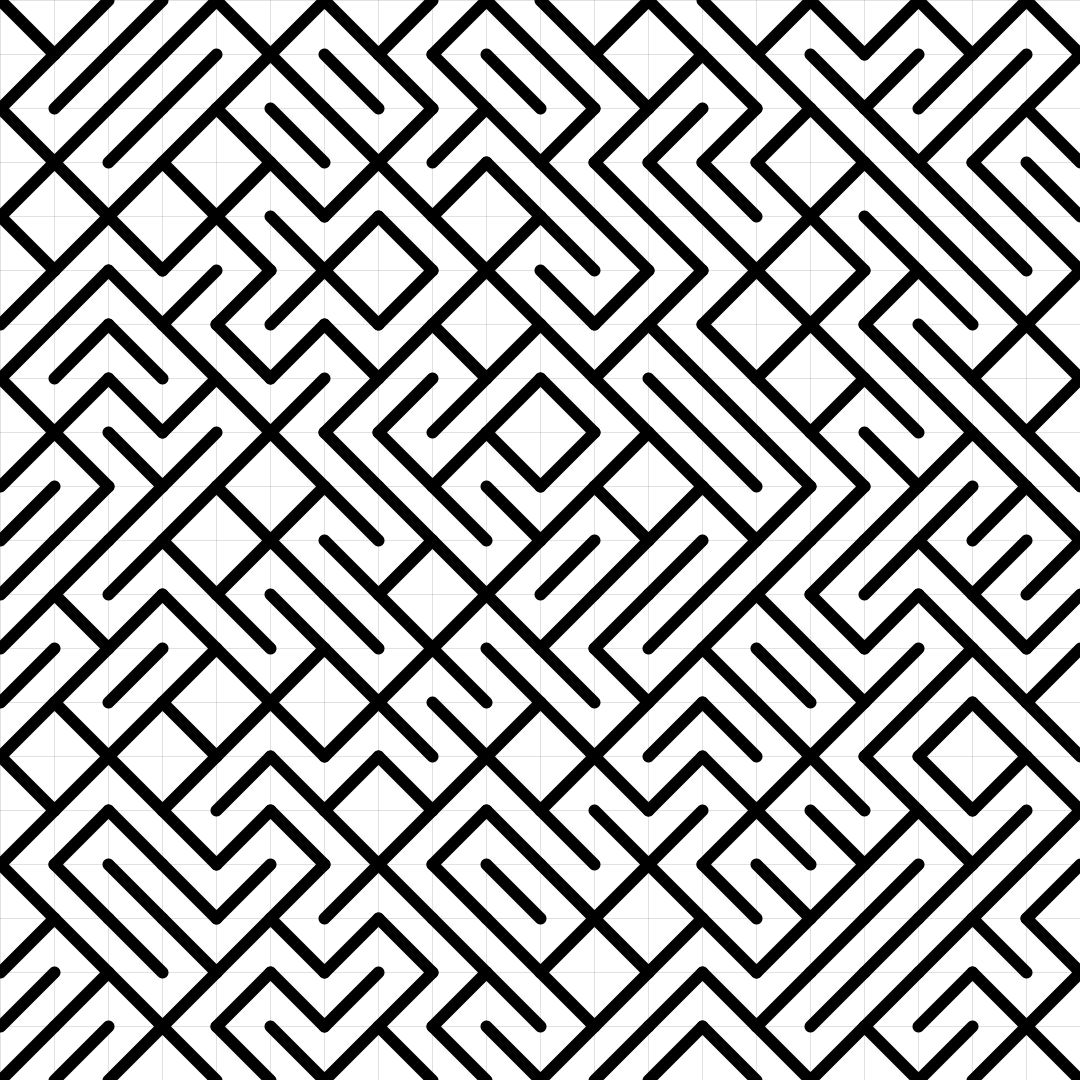
Frame 1 (no input)
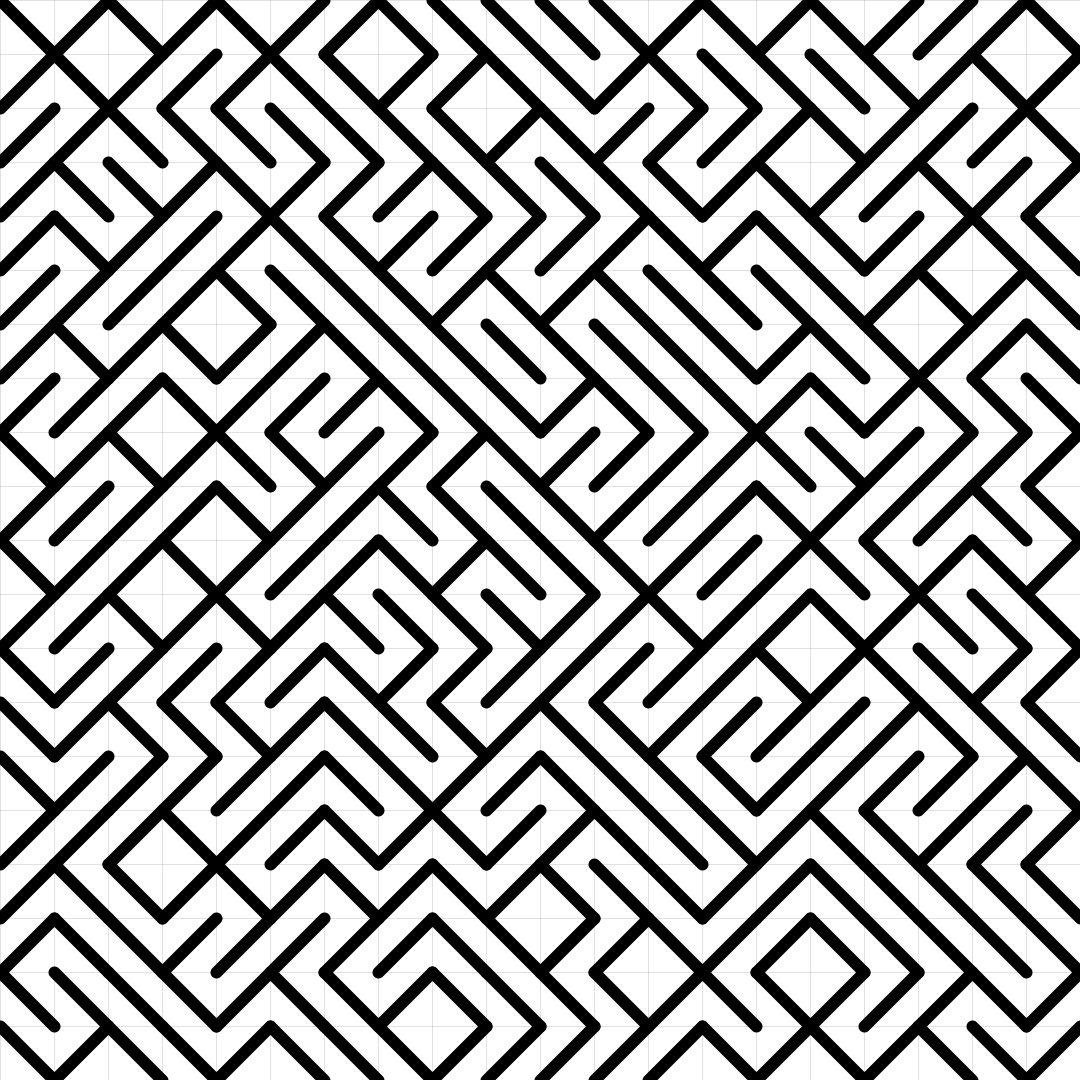
Frame 2 (the mouse pressed at the canvas centre, redrawn once)

The Processing sketch that drew these frames (run headless with seeded random() and noise(); the mouse was pressed at the canvas centre and the sketch redrawn once):

// Processing sketch: week10_alptugan_Truchet_03
// ── week10_alptugan_Truchet_03.pde
boolean isReverseDiagonal;
boolean isDebug;

float xStart;
float yStart;
float xEnd;
float yEnd;

float gridSize;

void setup() {
  surface.setLocation(0, 0);
  size(1080, 1080);
  background(255);

  smooth(); 

  isReverseDiagonal = false;
  xStart = 0;
  yStart = 0;
  xEnd = width;
  yEnd = height;

  gridSize = 108*0.5;

  isDebug = true;
  noLoop();
}


void draw() {
  background(255); 

  for (float x = 0; x < width; x += gridSize) {
    for (float y = 0; y < height; y+= gridSize) {
      // debug Lines
      if (isDebug == true) {
        stroke(0, 0, 0, 30);
        strokeWeight(1);
        if (y == 0) {
          line(x, 0, x, height);
        }
        if (x == 0) {
          line(0, y, width, y);
        }
      }
    }
  }
  
  //randomSeed(10);
  for (float x = 0; x < width; x += gridSize) {
    for (float y = 0; y < height; y+= gridSize) {
      
      float chanceFac = random(1);
      if (chanceFac >= 0.5) {
        isReverseDiagonal = true;
      } else {
        isReverseDiagonal = false;
      }

      // Chance factor algorithm
      if (isReverseDiagonal) {
        xStart = x;
        yStart = y;
        xEnd   = x + gridSize;
        yEnd   = y + gridSize;
      } else {
        xStart = x + gridSize;
        yStart = y;
        xEnd   = x;
        yEnd   = y + gridSize;
      }

      drawDiagonalLine(xStart, yStart, xEnd, yEnd);
    }
  }
}

void drawDiagonalLine(float x1, float y1, float x2, float y2) {
  // Set stroke thickness
  strokeWeight(12);
  stroke(0, 255);

  // Draw Line
  line(x1, y1, x2, y2);
}

void mousePressed() {
 loop();
}

void mouseReleased() {
  noLoop();
}
